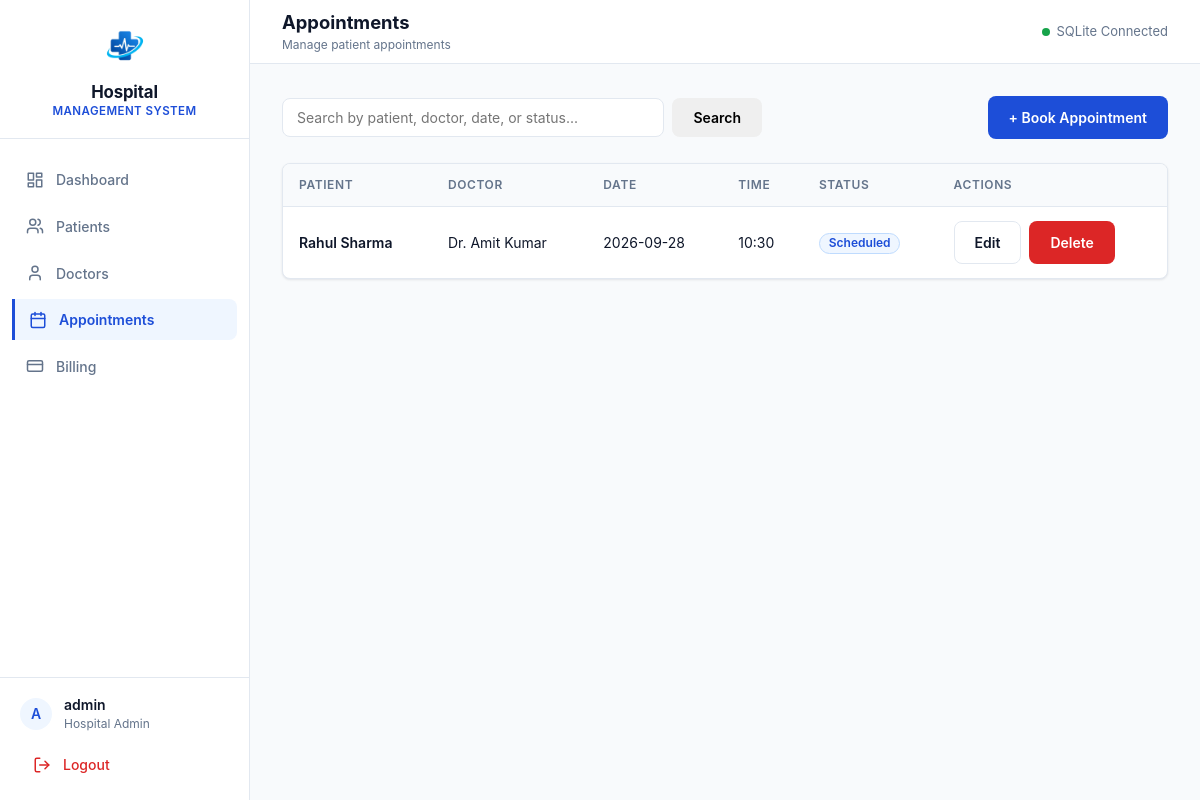
Screenshot of /appointments (signed in) with the database file from the repository.
### tables this page shows
CREATE TABLE appointments (
            appointment_id INTEGER PRIMARY KEY AUTOINCREMENT,
            patient_id INTEGER NOT NULL,
            doctor_id INTEGER NOT NULL,
            appointment_date TEXT NOT NULL,
            appointment_time TEXT NOT NULL,
            status TEXT NOT NULL,
            FOREIGN KEY (patient_id) REFERENCES patients (patient_id),
            FOREIGN KEY (doctor_id) REFERENCES doctors (doctor_id)
        );

CREATE TABLE patients (
            patient_id INTEGER PRIMARY KEY AUTOINCREMENT,
            name TEXT NOT NULL,
            age INTEGER NOT NULL,
            gender TEXT NOT NULL,
            phone TEXT NOT NULL,
            address TEXT NOT NULL
        );

CREATE TABLE doctors (
            doctor_id INTEGER PRIMARY KEY AUTOINCREMENT,
            name TEXT NOT NULL,
            specialization TEXT NOT NULL,
            phone TEXT NOT NULL
        );

### app.py (the view)
@app.route("/appointments")
@login_required
def appointments():
    search_query = request.args.get("search", "").strip()
    database = get_database_connection()
    if search_query:
        search_pattern = build_like_pattern(search_query)
        normalized_date = normalize_search_date(search_query)
        if normalized_date is not None:
            appointment_records = database.execute(
                """
                SELECT
                    appointments.appointment_id,
                    patients.name AS patient_name,
                    doctors.name AS doctor_name,
                    appointments.appointment_date,
                    appointments.appointment_time,
                    appointments.status
                FROM appointments
                JOIN patients
                    ON appointments.patient_id = patients.patient_id
                JOIN doctors
                    ON appointments.doctor_id = doctors.doctor_id
                WHERE patients.name LIKE ? ESCAPE '\\'
                   OR doctors.name LIKE ? ESCAPE '\\'
                   OR appointments.appointment_date = ?
                   OR appointments.status LIKE ? ESCAPE '\\'
                ORDER BY appointments.appointment_date DESC,
                         appointments.appointment_time DESC
                """,
                (
                    search_pattern,
                    search_pattern,
                    normalized_date,
                    search_pattern,
                ),
            ).fetchall()
        else:
            appointment_records = database.execute(
                """
                SELECT
                    appointments.appointment_id,
                    patients.name AS patient_name,
                    doctors.name AS doctor_name,
                    appointments.appointment_date,
                    appointments.appointment_time,
                    appointments.status
                FROM appointments
                JOIN patients
                    ON appointments.patient_id = patients.patient_id
                JOIN doctors
                    ON appointments.doctor_id = doctors.doctor_id
                WHERE patients.name LIKE ? ESCAPE '\\'
                   OR doctors.name LIKE ? ESCAPE '\\'
                   OR appointments.status LIKE ? ESCAPE '\\'
                ORDER BY appointments.appointment_date DESC,
                         appointments.appointment_time DESC
                """,
                (
                    search_pattern,
                    search_pattern,
                    search_pattern,
                ),
            ).fetchall()
    else:
        appointment_records = database.execute("""
            SELECT
                appointments.appointment_id,
                patients.name AS patient_name,
                doctors.name AS doctor_name,
                appointments.appointment_date,
                appointments.appointment_time,
                appointments.status
            FROM appointments
            JOIN patients
                ON appointments.patient_id = patients.patient_id
            JOIN doctors
                ON appointments.doctor_id = doctors.doctor_id
            ORDER BY appointments.appointment_date DESC,
                     appointments.appointment_time DESC
            """).fetchall()
    return render_template(
        "appointments.html",
        appointments=appointment_records,
        search_query=search_query,
    )

### app.py (called while the page is built)
def get_database_connection():
    if "database" not in g:
        g.database = sqlite3.connect(DATABASE_PATH)
        g.database.row_factory = sqlite3.Row
        g.database.execute("PRAGMA foreign_keys = ON")
    return g.database

@app.teardown_appcontext
def close_database_connection(exception=None):
    database = g.pop("database", None)
    if database is not None:
        database.close()

def login_required(view_function):
    @wraps(view_function)
    def decorated_function(*args, **kwargs):
        if "user" not in session:
            return redirect(url_for("login"))
        return view_function(*args, **kwargs)
    return decorated_function

### templates/appointments.html (shortened to what this page needs)
{% extends "base.html" %}
{% block header_title %}Appointments{% endblock %}
{% block header_subtitle %}Manage patient appointments{% endblock %}
{% block content %}
<div class="page-toolbar">
  <form action="{{ url_for('appointments') }}" method="GET" class="search-form" role="search">
    <div class="search-input-group">
      <input
        type="text"
        name="search"
        class="form-control search-input"
        placeholder="Search by patient, doctor, date, or status..."
        value="{{ search_query }}"
        aria-label="Search appointments"
      >
      <button type="submit" class="btn btn-secondary">Search</button>
    </div>
  </form>
  <a href="{{ url_for('add_appointment') }}" class="btn btn-primary">+ Book Appointment</a>
</div>
{% if appointments %}
  <div class="content-card">
    <div class="table-responsive">
      <table class="data-table">
        <thead>
          <tr>
            <th scope="col">Patient</th>
            <th scope="col">Doctor</th>
            <th scope="col">Date</th>
            <th scope="col">Time</th>
            <th scope="col">Status</th>
            <th scope="col">Actions</th>
          </tr>
        </thead>
        <tbody>
          {% for appointment in appointments %}
            <tr>
              <td class="font-medium">{{ appointment.patient_name }}</td>
              <td>{{ appointment.doctor_name }}</td>
              <td>{{ appointment.appointment_date }}</td>
              <td>{{ appointment.appointment_time }}</td>
              <td>
                {% if appointment.status == 'Scheduled' %}
                  <span class="badge badge-primary">Scheduled</span>
                {% elif appointment.status == 'Completed' %}
                  <span class="badge badge-success">Completed</span>
                {% elif appointment.status == 'Cancelled' %}
                  <span class="badge badge-danger">Cancelled</span>
                {% else %}
                  <span class="badge badge-secondary">{{ appointment.status }}</span>
                {% endif %}
              </td>
              <td>
                <div class="table-actions">
                  <a href="{{ url_for('edit_appointment', appointment_id=appointment.appointment_id) }}" class="btn btn-sm btn-outline">Edit</a>
                  <a href="{{ url_for('delete_appointment', appointment_id=appointment.appointment_id) }}" class="btn btn-sm btn-danger">Delete</a>
                </div>
              </td>
            </tr>
          {% endfor %}
        </tbody>
      </table>
    </div>
  </div>
{% endif %}
{% endblock %}

### static/css/style.css (style rules this page uses)
:root { --primary: #1d4ed8; --primary-hover: #1e40af; --primary-light: #eff6ff; --primary-border: #bfdbfe; --text-main: #0f172a; --text-muted: #64748b; --text-subtle: #94a3b8; --bg-body: #f8fafc; --bg-surface: #ffffff; --border-color: #e2e8f0; --color-success: #16a34a; --color-success-bg: #f0fdf4; --color-success-border: #bbf7d0; --color-warning: #d97706; --color-warning-bg: #fffbeb; --color-warning-border: #fde68a; --color-danger: #dc2626; --color-danger-bg: #fef2f2; --color-danger-border: #fecaca; --color-info: #0284c7; --color-info-bg: #f0f9ff; --color-info-border: #bae6fd; --radius-sm: 4px; --radius-md: 8px; --radius-lg: 12px; --shadow-sm: 0 1px 3px 0 rgba(15, 23, 42, 0.06), 0 1px 2px 0 rgba(15, 23, 42, 0.04); --shadow-md: 0 4px 6px -1px rgba(15, 23, 42, 0.08), 0 2px 4px -2px rgba(15, 23, 42, 0.05); --font-sans: -apple-system, BlinkMacSystemFont, "Segoe UI", Roboto, "Helvetica Neue", Arial, sans-serif; }
*, *::before, *::after { box-sizing: border-box; }
html, body { margin: 0; padding: 0; font-family: var(--font-sans); background-color: var(--bg-body); color: var(--text-main); line-height: 1.5; -webkit-font-smoothing: antialiased; }
a { color: var(--primary); text-decoration: none; }
.content-card { background-color: var(--bg-surface); border: 1px solid var(--border-color); border-radius: var(--radius-md); box-shadow: var(--shadow-sm); margin-bottom: 2rem; overflow: hidden; }
.table-responsive { width: 100%; overflow-x: auto; }
.data-table { width: 100%; border-collapse: collapse; text-align: left; font-size: 0.875rem; }
.data-table th { background-color: var(--bg-body); color: var(--text-muted); font-weight: 600; font-size: 0.75rem; text-transform: uppercase; letter-spacing: 0.05em; padding: 0.75rem 1rem; border-bottom: 1px solid var(--border-color); }
.data-table td { padding: 0.875rem 1rem; border-bottom: 1px solid var(--border-color); color: var(--text-main); vertical-align: middle; }
.data-table tbody tr:last-child td { border-bottom: none; }
.badge { display: inline-flex; align-items: center; padding: 0.2rem 0.55rem; border-radius: 9999px; font-size: 0.75rem; font-weight: 600; line-height: 1; }
.badge-primary { background-color: var(--primary-light); color: var(--primary); border: 1px solid var(--primary-border); }
.form-control { width: 100%; padding: 0.625rem 0.875rem; border: 1px solid var(--border-color); border-radius: var(--radius-md); font-size: 0.875rem; font-family: inherit; color: var(--text-main); background-color: var(--bg-surface); transition: border-color 0.15s ease, box-shadow 0.15s ease; }
.btn { display: inline-flex; align-items: center; justify-content: center; gap: 0.5rem; padding: 0.625rem 1.25rem; border-radius: var(--radius-md); font-size: 0.875rem; font-weight: 600; font-family: inherit; cursor: pointer; border: 1px solid transparent; transition: all 0.15s ease-in-out; text-decoration: none; }
.btn-primary { background-color: var(--primary); color: #ffffff; }
.btn-danger { background-color: var(--color-danger); color: #ffffff; }
.btn-outline { background-color: transparent; border-color: var(--border-color); color: var(--text-main); }
.page-toolbar { display: flex; align-items: center; justify-content: space-between; gap: 1rem; margin-bottom: 1.5rem; flex-wrap: wrap; }
.search-form { display: flex; align-items: center; flex: 1; max-width: 480px; }
.search-input-group { display: flex; align-items: center; gap: 0.5rem; width: 100%; }
.search-input { min-width: 220px; }
.table-actions { display: flex; align-items: center; gap: 0.5rem; }
.font-medium { font-weight: 600; }

### rows the page displays
appointments: patient_name "Rahul Sharma", doctor_name "Dr. Amit Kumar", appointment_date "2026-09-28", appointment_time "10:30", status "Scheduled"

### other values shown
{{ session.get('user', 'Administrator') }} "admin"
